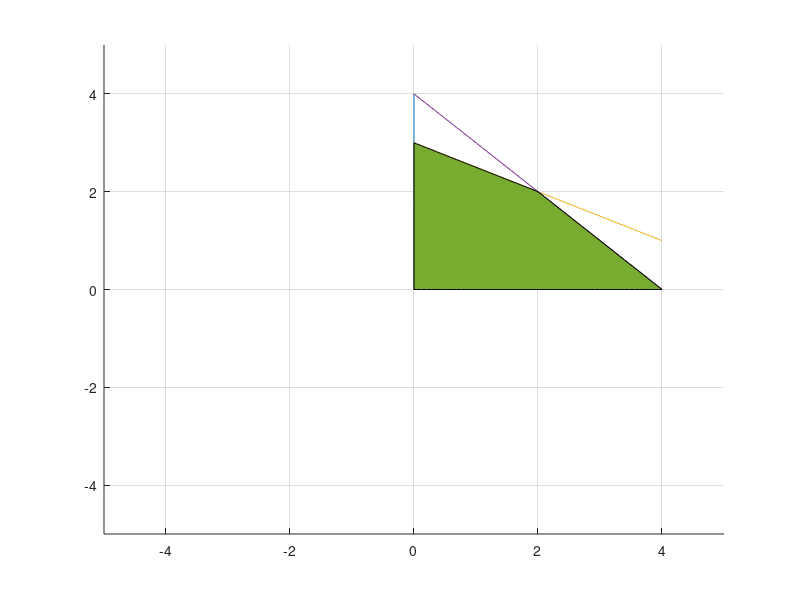

Here is the MATLAB script that generated this plot:
clear all
yv=linspace(0,4);
x0=yv*0;

x=linspace(0,4);
y0=x*0;
y1=(12-2*x)/4;
y2=4-x;
hold on;
plot(x0,yv,x,y0,x,y1,x,y2);
grid on ;
axis ( [ -5 , 5 , -5 , 5 , -5 , 5 ] );
area(x,min(y1,y2));